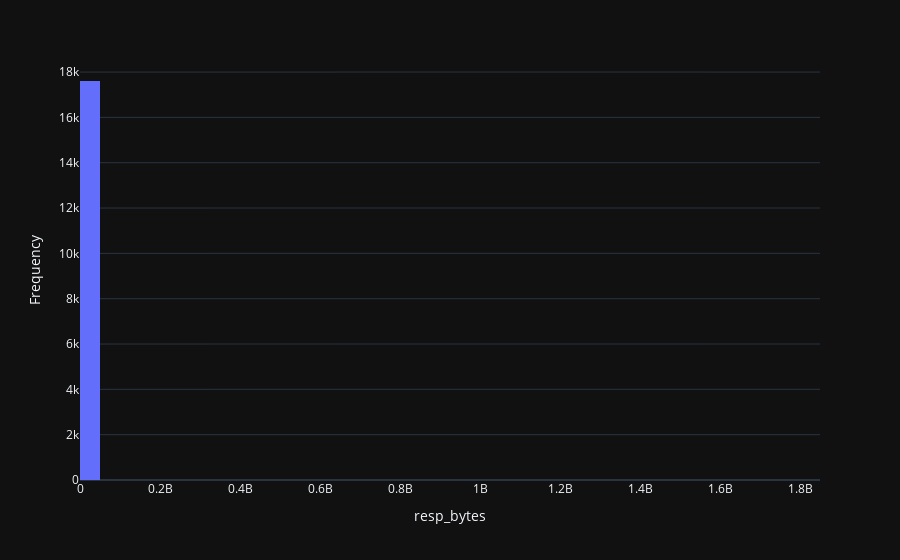

Notebook cell for this chart:
### Code cell
hist(conn_df, "resp_bytes")

### Figure 1 — Plotly figure (JSON) as saved in the notebook; plotly's stock layout.template omitted (floating-point values rounded to 4 significant figures; data arrays with more than 128 entries replaced by an {"elided": "..."} marker saying what was removed)
{"data": [{"alignmentgroup": "True", "bingroup": "x", "hovertemplate": "resp_bytes=%{x}<br>count=%{y}<extra></extra>", "legendgroup": "", "marker": {"color": "#636efa", "pattern": {"shape": ""}}, "name": "", "nbinsx": 50, "offsetgroup": "", "orientation": "v", "showlegend": false, "type": "histogram", "x": {"elided": "24269 int values"}, "xaxis": "x", "yaxis": "y"}], "layout": {"barmode": "relative", "legend": {"tracegroupgap": 0}, "margin": {"t": 60}, "xaxis": {"anchor": "y", "domain": [0, 1], "title": {"text": "resp_bytes"}}, "yaxis": {"anchor": "x", "domain": [0, 1], "title": {"text": "Frequency"}}}}
